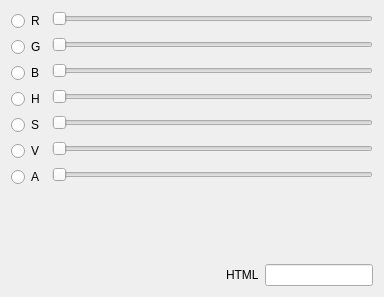
<?xml version="1.0" encoding="UTF-8"?>
<ui version="4.0">
 <class>ColorPickWidget</class>
 <widget class="QWidget" name="ColorPickWidget">
  <property name="geometry">
   <rect>
    <x>0</x>
    <y>0</y>
    <width>384</width>
    <height>297</height>
   </rect>
  </property>
  <property name="windowTitle">
   <string>Form</string>
  </property>
  <layout class="QVBoxLayout" name="verticalLayout">
   <item>
    <layout class="QFormLayout" name="formLayout">
     <item row="0" column="1">
      <widget class="QSlider" name="horizontalSlider">
       <property name="orientation">
        <enum>Qt::Horizontal</enum>
       </property>
      </widget>
     </item>
     <item row="1" column="1">
      <widget class="QSlider" name="horizontalSlider_2">
       <property name="orientation">
        <enum>Qt::Horizontal</enum>
       </property>
      </widget>
     </item>
     <item row="2" column="1">
      <widget class="QSlider" name="horizontalSlider_3">
       <property name="orientation">
        <enum>Qt::Horizontal</enum>
       </property>
      </widget>
     </item>
     <item row="3" column="1">
      <widget class="QSlider" name="horizontalSlider_4">
       <property name="orientation">
        <enum>Qt::Horizontal</enum>
       </property>
      </widget>
     </item>
     <item row="4" column="1">
      <widget class="QSlider" name="horizontalSlider_5">
       <property name="orientation">
        <enum>Qt::Horizontal</enum>
       </property>
      </widget>
     </item>
     <item row="5" column="1">
      <widget class="QSlider" name="horizontalSlider_6">
       <property name="orientation">
        <enum>Qt::Horizontal</enum>
       </property>
      </widget>
     </item>
     <item row="6" column="1">
      <widget class="QSlider" name="horizontalSlider_7">
       <property name="orientation">
        <enum>Qt::Horizontal</enum>
       </property>
      </widget>
     </item>
     <item row="0" column="0">
      <widget class="QRadioButton" name="radioButton">
       <property name="text">
        <string>R</string>
       </property>
      </widget>
     </item>
     <item row="1" column="0">
      <widget class="QRadioButton" name="radioButton_2">
       <property name="text">
        <string>G</string>
       </property>
      </widget>
     </item>
     <item row="2" column="0">
      <widget class="QRadioButton" name="radioButton_3">
       <property name="text">
        <string>B</string>
       </property>
      </widget>
     </item>
     <item row="3" column="0">
      <widget class="QRadioButton" name="radioButton_4">
       <property name="text">
        <string>H</string>
       </property>
      </widget>
     </item>
     <item row="4" column="0">
      <widget class="QRadioButton" name="radioButton_5">
       <property name="text">
        <string>S</string>
       </property>
      </widget>
     </item>
     <item row="5" column="0">
      <widget class="QRadioButton" name="radioButton_6">
       <property name="text">
        <string>V</string>
       </property>
      </widget>
     </item>
     <item row="6" column="0">
      <widget class="QRadioButton" name="radioButton_7">
       <property name="text">
        <string>A</string>
       </property>
      </widget>
     </item>
    </layout>
   </item>
   <item>
    <spacer name="verticalSpacer">
     <property name="orientation">
      <enum>Qt::Vertical</enum>
     </property>
     <property name="sizeHint" stdset="0">
      <size>
       <width>20</width>
       <height>40</height>
      </size>
     </property>
    </spacer>
   </item>
   <item>
    <layout class="QHBoxLayout" name="horizontalLayout">
     <item>
      <widget class="QWidget" name="widget" native="true">
       <property name="minimumSize">
        <size>
         <width>50</width>
         <height>0</height>
        </size>
       </property>
      </widget>
     </item>
     <item>
      <widget class="QWidget" name="widget_2" native="true">
       <property name="minimumSize">
        <size>
         <width>50</width>
         <height>0</height>
        </size>
       </property>
      </widget>
     </item>
     <item>
      <spacer name="horizontalSpacer">
       <property name="orientation">
        <enum>Qt::Horizontal</enum>
       </property>
       <property name="sizeHint" stdset="0">
        <size>
         <width>40</width>
         <height>20</height>
        </size>
       </property>
      </spacer>
     </item>
     <item>
      <widget class="QLabel" name="label">
       <property name="text">
        <string>HTML</string>
       </property>
      </widget>
     </item>
     <item>
      <widget class="QLineEdit" name="lineEdit">
       <property name="maxLength">
        <number>8</number>
       </property>
      </widget>
     </item>
    </layout>
   </item>
  </layout>
 </widget>
 <resources/>
 <connections/>
</ui>
